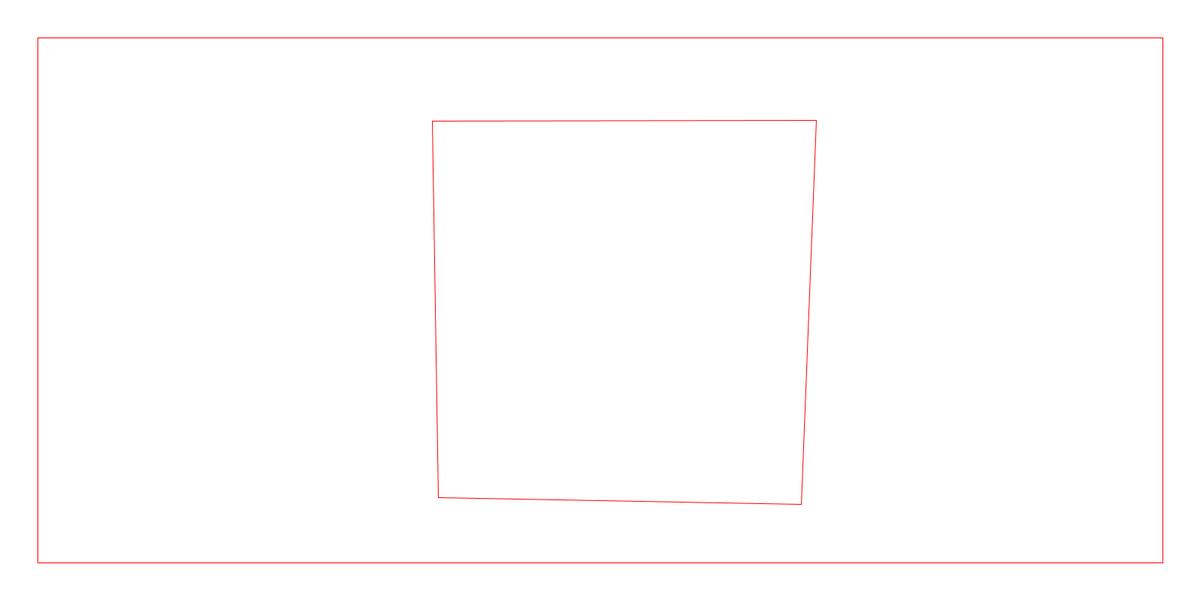
Frame 1 (no input)
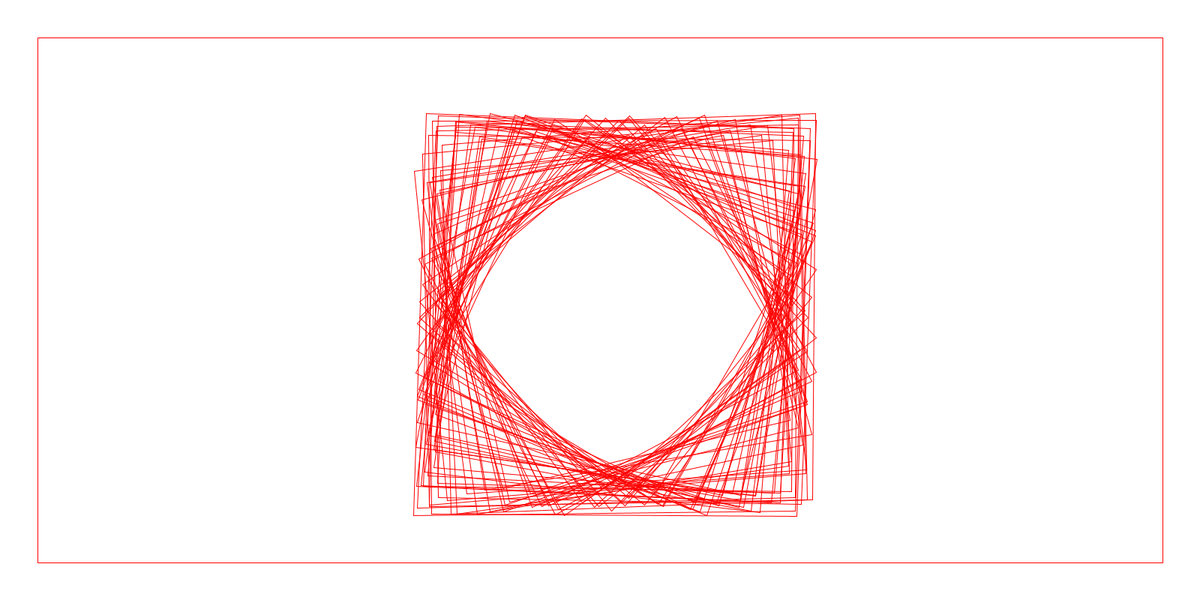
Frame 60 (the mouse pressed at the canvas centre just before this capture)
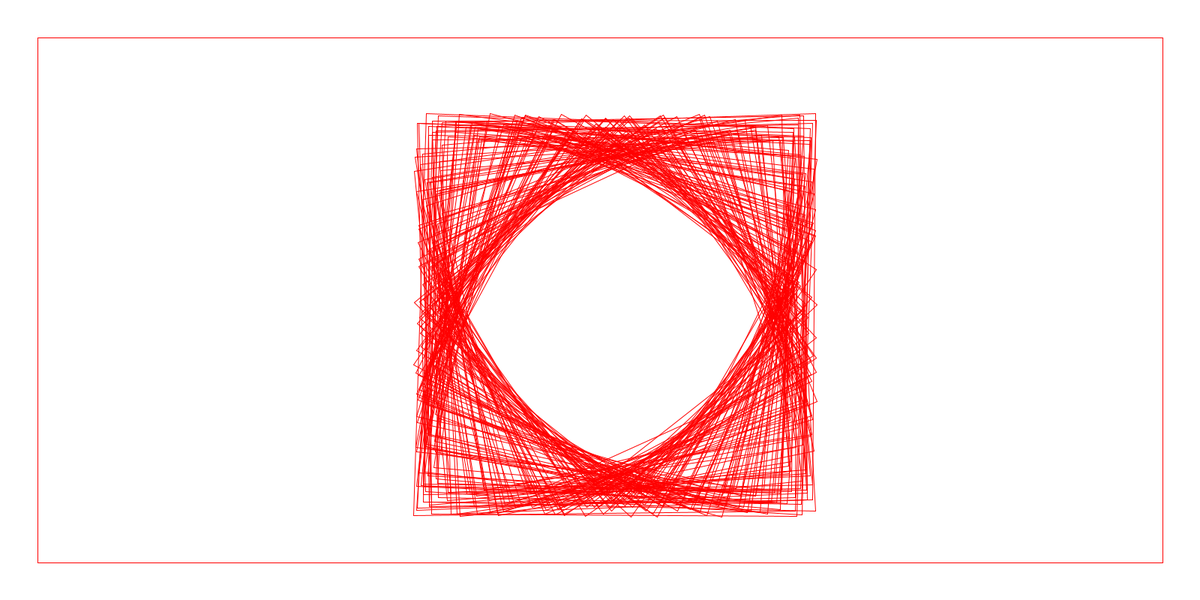
Frame 120 (the mouse held since frame 60 and released just before this capture)

The Processing sketch that drew these frames (run headless with seeded random() and noise(); from frame 60 on, the mouse is pressed at the canvas centre):

// Processing sketch: squares_inside
// ── squares_inside.pde
int width = 1600;
int height = 800;
int borderWidth = 50;
int size = 500;

void setup() {
    size(1600, 800);
    background(255);
    stroke(255, 0, 0);
    border();
    frameRate(20);
}

int centerX = width / 2;
int centerY = height / 2; 

int i = 0;
boolean up = true;
void draw() {
    int x1 = centerX - size / 2 + i * 20;
    int y1 = centerY - size / 2;
 
    int x2 = centerX + size / 2;
    int y2 = centerY - size / 2 + i * 20;
  
    int x3 = centerX - size / 2;
    int y3 = centerY + size / 2 - i * 20;
   
    int x4 = centerX + size / 2 - i * 20;
    int y4 = centerY + size / 2;
        
    drawRectangle(
        int(map(random(0, 1), 0, 1, 1, 40)) + x1,
        int(map(random(0, 1), 0, 1, 1, 40)) + y1,
        int(map(random(0, 1), 0, 1, 1, 40)) + x2,
        int(map(random(0, 1), 0, 1, 1, 40)) + y2,
        int(map(random(0, 1), 0, 1, 1, 40)) + x3,
        int(map(random(0, 1), 0, 1, 1, 40)) + y3,
        int(map(random(0, 1), 0, 1, 1, 40)) + x4,
        int(map(random(0, 1), 0, 1, 1, 40)) + y4
    );
    if (up) {
        if (i < 25){
            i++;
        } else {
            up = false;
        }           
    } else {
        if (i > 0){
            i--;
        } else {
            up = true;
        }
    }
}


void border() {
    rect(borderWidth, borderWidth, width - borderWidth * 2, height - borderWidth * 2);
}

void drawRectangle(int x1,int y1,int x2,int y2,int x3,int y3,int x4, int y4) {    
    line(x1, y1, x2, y2);
    line(x2, y2, x4, y4);
    line(x3, y3, x4, y4);
    line(x1, y1, x3, y3);
}
